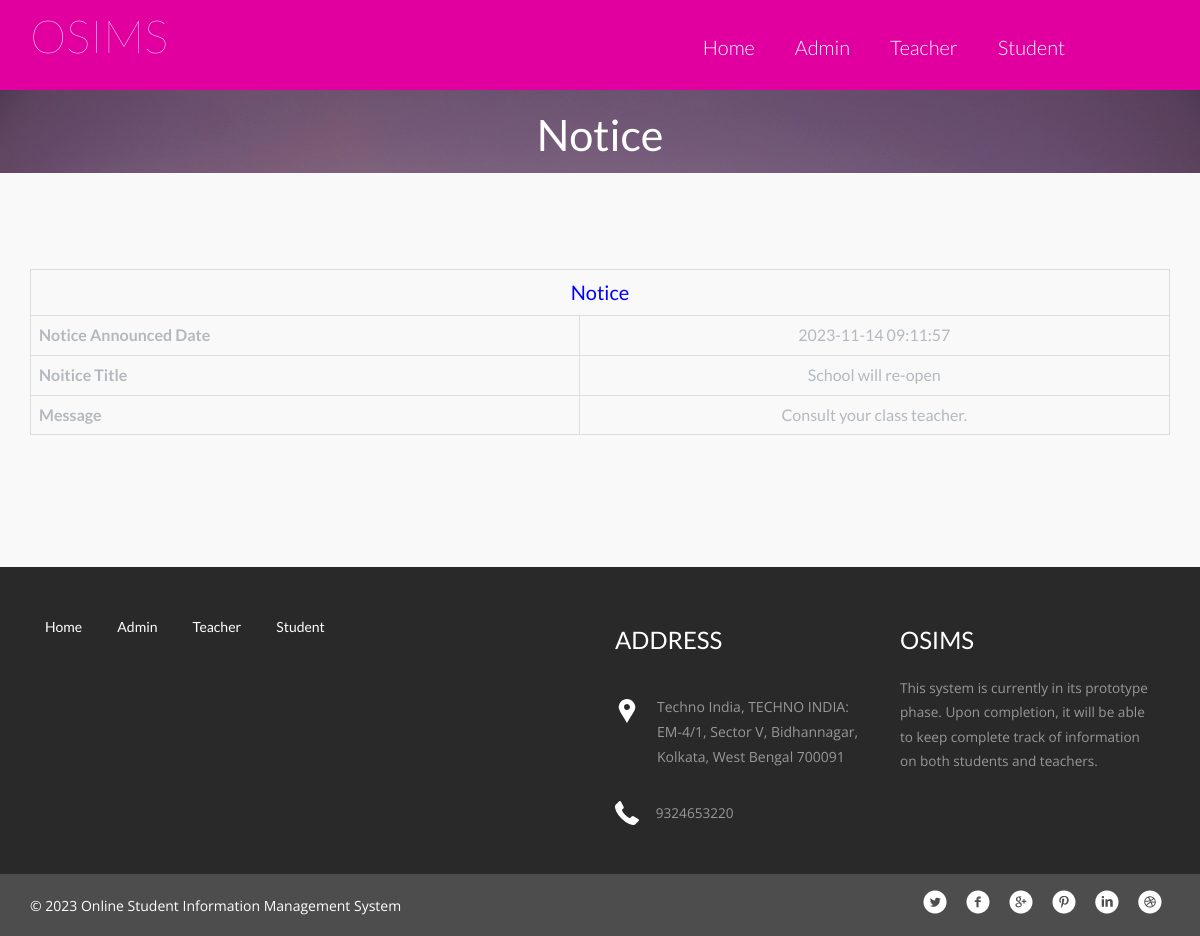
Screenshot of /view-public-notice.php?viewid=1 with the database file from the repository.
### tables this page shows
CREATE TABLE `tblpublicnotice` (
  `ID` int(5) NOT NULL,
  `NoticeTitle` varchar(200) DEFAULT NULL,
  `NoticeMessage` mediumtext DEFAULT NULL,
  `CreationDate` timestamp NULL DEFAULT current_timestamp()
);

CREATE TABLE `tblpage` (
  `ID` int(10) NOT NULL,
  `PageType` varchar(200) DEFAULT NULL,
  `PageTitle` mediumtext DEFAULT NULL,
  `PageDescription` mediumtext DEFAULT NULL,
  `Email` varchar(200) DEFAULT NULL,
  `MobileNumber` bigint(10) DEFAULT NULL,
  `UpdationDate` date DEFAULT NULL
);

### view-public-notice.php (the view, shortened to what this page needs)
<?php
include('includes/dbconnection.php');
?>
<!doctype html>
<html>
<head>
<link href="css/bootstrap.css" rel="stylesheet" type="text/css" media="all">
<link href="css/style.css" rel="stylesheet" type="text/css"/>
<link rel="stylesheet" type="text/css" href="css/default.css" />
<link rel="stylesheet" type="text/css" href="css/component.css" />
</head>
	<body>
<?php include_once('includes/header.php');?>
<div class="banner banner5">
	<div class="container">
	<h2>Notice</h2>
	</div>
</div>
<div class="welcome">
	<div class="container">
		<table border="1" class="table table-bordered mg-b-0">
                      <?php
$vid=$_GET['viewid'];
$sql="SELECT * from tblpublicnotice where ID=:vid";
$query = $dbh -> prepare($sql);
$query->bindParam(':vid',$vid,PDO::PARAM_STR);
$query->execute();
$results=$query->fetchAll(PDO::FETCH_OBJ);
$cnt=1;
if($query->rowCount() > 0)
{
foreach($results as $row)
{               ?>
 <tr align="center" class="table-warning">
<td colspan="4" style="font-size:20px;color:blue">
 Notice</td></tr>
<tr class="table-info">
    <th>Notice Announced Date</th>
    <td><?php  echo $row->CreationDate;?></td>
  </tr>
    <tr class="table-info">
    <th>Noitice Title</th>
    <td><?php  echo $row->NoticeTitle;?></td>
  </tr>
  <tr class="table-info">
     <th>Message</th>
    <td><?php  echo $row->NoticeMessage;?></td>
  </tr>
  <?php $cnt=$cnt+1;}} ?>
</table>
	</div>
</div>
<?php include_once('includes/footer.php');?>
	</body>
</html>

### includes/footer.php (shortened to what this page needs)
<div class="footer">
    <div class="container">
      <div class="col-md-6 footer-left">
        <ul>
          <li><a href="index.php">Home</a></li>
          <li><a href="admin/login.php">Admin</a></li>
          <li><a href="teacher/login.php">Teacher</a></li>
          <li><a href="user/login.php">Student</a></li>
        </ul>
      </div>
      <div class="col-md-3 footer-middle">
        <?php
$sql="SELECT * from tblpage where PageType='contactus'";
$query = $dbh -> prepare($sql);
$query->execute();
$results=$query->fetchAll(PDO::FETCH_OBJ);
$cnt=1;
if($query->rowCount() > 0)
{
foreach($results as $row)
{               ?>
        <h3>Address</h3>
        <div class="address">
          <p><?php  echo htmlentities($row->PageDescription);?>
          </p>
        </div>
        <div class="phone">
          <p><?php  echo htmlentities($row->MobileNumber);?></p>
        </div>
      <?php $cnt=$cnt+1;}} ?></div>
      <div class="col-md-3 footer-right">
        <h3>OSIMS</h3>
        <p>This system is currently in its prototype phase. Upon completion, it will be able to keep complete track of information on both students and teachers.</p>
      </div>
      <div class="clearfix"> </div>
    </div>
  </div>
<div class="copyright">
    <div class="container">
      <div class="copyright-left">
      <p>© <?php echo date('Y');?> Online Student Information Management System </p>
      </div>
      <div class="copyright-right">
        <ul>
          <li><a href="#" class="twitter"> </a></li>
          <li><a href="#" class="twitter facebook"> </a></li>
          <li><a href="#" class="twitter chrome"> </a></li>
          <li><a href="#" class="twitter pinterest"> </a></li>
          <li><a href="#" class="twitter linkedin"> </a></li>
          <li><a href="#" class="twitter dribbble"> </a></li>
        </ul>
      </div>
      <div class="clearfix"> </div>
    </div>
  </div>

### css/style.css (style rules this page uses)
html, body { font-family: 'Open Sans', sans-serif; font-size: 100%; background: #FFf; }
body a { transition:0.5s all; -webkit-transition:0.5s all; -moz-transition:0.5s all; -o-transition:0.5s all; -ms-transition:0.5s all; }
h1,h2,h3,h4,h5,h6 { margin:0; }
p { margin:0; font-family: 'Open Sans', sans-serif; }
ul { margin:0; padding:0; }
.banner { background:url(../images/banner.jpg); background-size:cover; min-height:650px; padding-top:0em !important; text-align:center; }
.welcome { padding: 6em 0 7em; text-align: center; }
.footer { padding:3em 0; background:#292929; }
.footer-left ul { padding:0; margin:0; }
.footer-left ul li { display:inline-block; margin:0 1em; }
.footer-left ul li:nth-child(1) { margin-left:0; }
.footer-left ul li a { color:#FFF; font-size:14px; }
.footer-middle h3 { color: #FFFFFF; font-size: 1.5em; font-weight: 400; margin: 0; text-transform: uppercase; }
.footer-right p { color: #989898; font-size: .85em; margin: .5em 0 0 0; line-height: 1.8em; font-weight: 400; }
.address p { color: #989898; font-size: 14px; line-height: 1.8em; padding-left: 3em; margin: 2em 0 0 0; background: url(../images/location.png) no-repeat 0px 5px; }
.phone { margin-top:2em; }
.phone p { color: #989898; font-size: .85em; line-height: 1.8em; padding-left: 3em; margin: 2em 0 0 0; background: url(../images/phone.png) no-repeat 0px 0px; }
.footer-right h3 { color: #fff; font-size: 1.5em; text-transform: uppercase; margin-bottom: 10px; margin-top: 0; }
.copyright { background: #4D4D4D; padding: 1em 0; }
.copyright-left p { color: #FFF; font-size: 14px; margin: .4em 0 0 0; }
.copyright-left { float:left; }
.copyright-right { float:right; }
.copyright-right ul { padding:0; margin:0; }
.copyright-right ul li { display:inline-block; margin:0 .5em; }
.copyright-right ul li a.twitter { background: url(../images/icons1.png) no-repeat 0px 0px; height: 24px; display: block; width: 24px; }
.copyright-right ul li a.facebook { background: url(../images/icons1.png) no-repeat -33px 0px; }
.copyright-right ul li a.chrome { background: url(../images/icons1.png) no-repeat -66px 0px; }
.copyright-right ul li a.pinterest { background: url(../images/icons1.png) no-repeat -99px 0px; }
.copyright-right ul li a.linkedin { background: url(../images/icons1.png) no-repeat -132px 0px; }
.copyright-right ul li a.dribbble { background: url(../images/icons1.png) no-repeat -164px 0px; }
.banner5 { min-height: 83px; }
.banner5 h2 { color: #fff; padding-top: 21px; margin: 0; font-size: 2.7em }
.grid_5 h1, h2, h3, h4, h5, h6 { padding: 12px 0; }

### css/default.css (style rules this page uses)
*, *:after, *:before { -webkit-box-sizing: border-box; -moz-box-sizing: border-box; box-sizing: border-box; }
body, html { font-size: 100%; padding: 0; margin: 0; }
.clearfix:before, .clearfix:after { content: " "; display: table; }
.clearfix:after { clear: both; }
body { font-family: 'Lato', Calibri, Arial, sans-serif; color: #b3b9bf; background: #f9f9f9; }
a { color: #888; text-decoration: none; }

### rows the page displays
tblpublicnotice: CreationDate "2023-11-14 09:11:57", NoticeTitle "School will re-open", NoticeMessage "Consult your class teacher."
tblpage: PageDescription "Techno India, TECHNO INDIA: EM-4/1, Sector V, Bidhannagar, Kolkata, West Bengal 700091", MobileNumber "9324653220"
